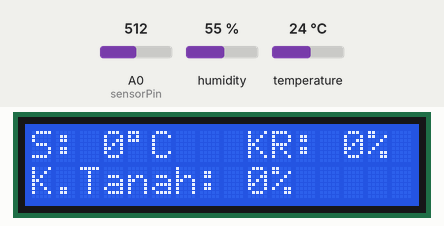
Recording of a sketch running on a simulated ESP8266 (NodeMCU). On the bench: 16×2 character LCD. The inputs (shaded band) are chosen by the test bench; at power-on: humidity 55 %, A0 (sensorPin) = 512, temperature 24 °C. What the sketch prints to the serial monitor is not drawn.

Above: at 1.6 s.
1.7 s: humidity set to 22 %
At 4.3 s:
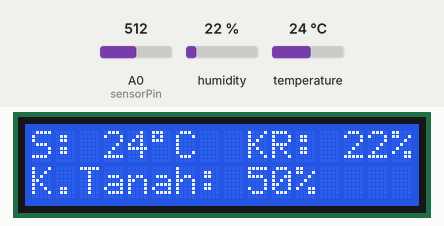
6.2 s: A0 (sensorPin) set to 907
At 10.3 s:
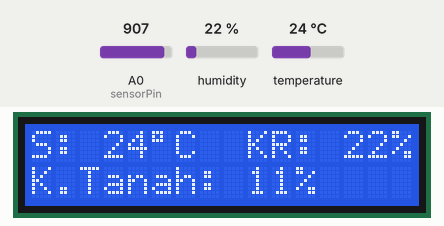
10.7 s: A0 (sensorPin) set to 935
At 12.7 s:
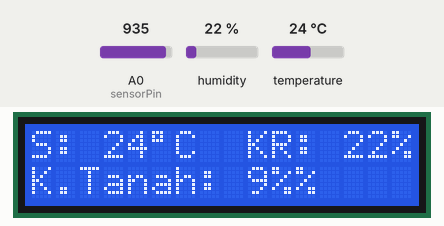
15.2 s: temperature set to 12 °C
At 18.5 s:
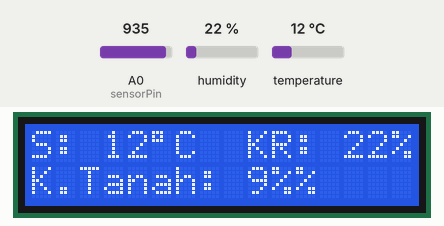
19.7 s: humidity set to 40 %
At 22.0 s:
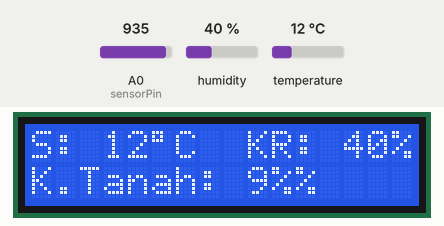
24.2 s: A0 (sensorPin) set to 900
At 27.9 s:
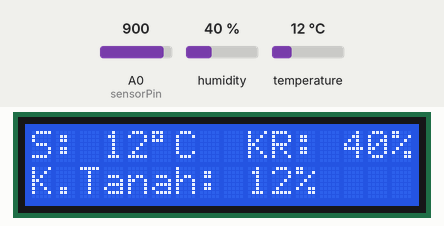
Timing chart, 0 to 29.4 s (numbered marks = the images above; inputs shaded):
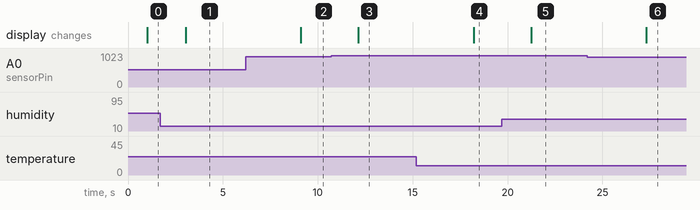

The sketch:

Perco_1.ino
```cpp
#include "DHT.h"
#include <ESP8266WiFi.h>
#include <LiquidCrystal_I2C.h>
#include <elapsedMillis.h>

#define DHTPIN D6     // DHT PIN 2
#define DHTTYPE DHT11   // DHT 11 (AM2302), AM2321
int sensorPin = A0;     // Soil moisture sensor analog output pin
DHT dht(DHTPIN, DHTTYPE);

LiquidCrystal_I2C lcd(0x3F, 16, 2);
float nilaisensor = 0;  // Variable to store the sensor value
int nilaimapping = 0; // Variable to store the mapped value
int t, h;

//Interval masing-masing fungsi
const unsigned long intervalInput   = 3000;   // Interval baca sensor (ms)
const unsigned long intervalOutput  = 1000;   // Interval print LCD (ms)

// Variabel untuk menghitung waktu yang telah berlalu
elapsedMillis elapsedInput;
elapsedMillis elapsedOutput;

void setup() {
  Serial.begin(115200);
  //memulai dht
  dht.begin();
  //setting lcd awal
  lcd.init();
  lcd.backlight();
  lcd.setCursor(0, 0);
  lcd.print("S: ");
  lcd.setCursor(9, 0);
  lcd.print("KR: ");
  lcd.setCursor(0, 1);
  lcd.print("K.Tanah: ");
}

void loop() {
  if (elapsedInput >= intervalInput) {
    //DHT11 read
    h = dht.readHumidity();
    t = dht.readTemperature(); // Read temperature as Celsius (the default)
    // Check if any reads failed and exit early (to try again).
    if (isnan(h) || isnan(t) ) {
      Serial.println("Failed to read from DHT sensor!");
      return;
    }
    //Moist
    nilaisensor = analogRead(sensorPin); // Read the raw sensor value
    // Map the sensor value to a range (e.g., 0-100%) for better readability
    nilaimapping = map(nilaisensor, 0, 1023, 100, 0);
    elapsedInput = 0;
  }

  if (elapsedOutput >= intervalOutput) {
    //Serial
    Serial.print("Temperature: ");
    Serial.print(t);
    Serial.println(" *C\t");
    Serial.print("Humidity: ");
    Serial.print(h);
    Serial.println(" %");
    Serial.print("K.Tanah : ");
    Serial.print(nilaimapping);
    Serial.println("%");
    //LCD
    lcd.setCursor(3, 0);
    lcd.print(t);
    lcd.print(char(223));
    lcd.print("C");
    lcd.setCursor(13, 0);
    lcd.print(h);
    lcd.print("%");
    lcd.setCursor(9, 1);
    lcd.print(nilaimapping);
    lcd.print("%");
    elapsedOutput = 0;
  }

}
```

Measured:
- the behaviour switches between 925 and 926 on A0 (sensorPin) (found by bisection; images 2 and 3)
- after the input at 1.7 s, the display: changes after 1.3 s (image 1)
- after the input at 6.2 s, the display: changes after 2.9 s (image 2)
- after the input at 10.7 s, the display: changes after 1.4 s (image 3)
- after the input at 15.2 s, the display: changes after 3.0 s (image 4)
- after the input at 19.7 s, the display: changes after 1.5 s (image 5)
- after the input at 24.2 s, the display: changes after 3.1 s (image 6)
